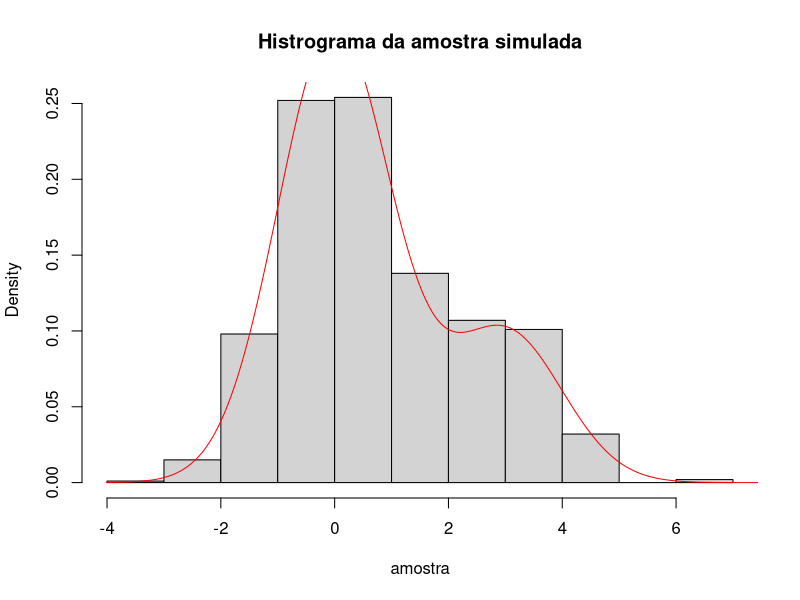
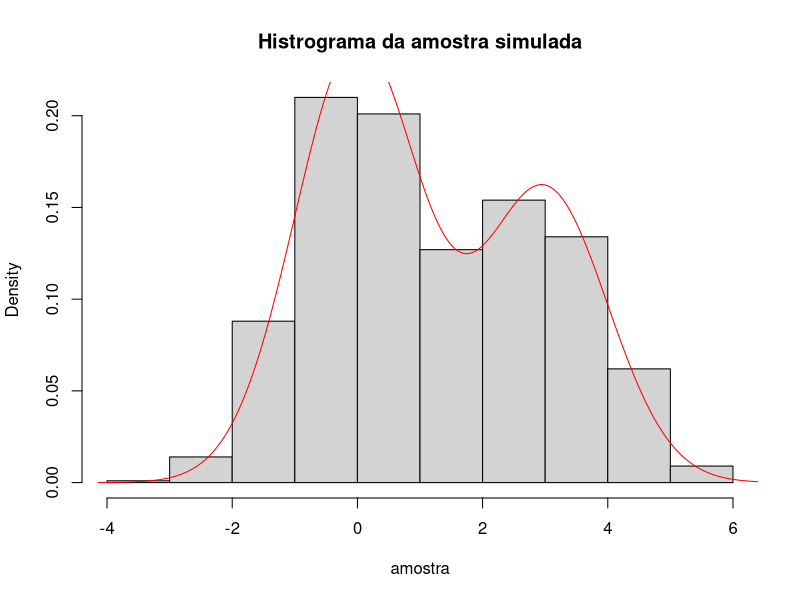
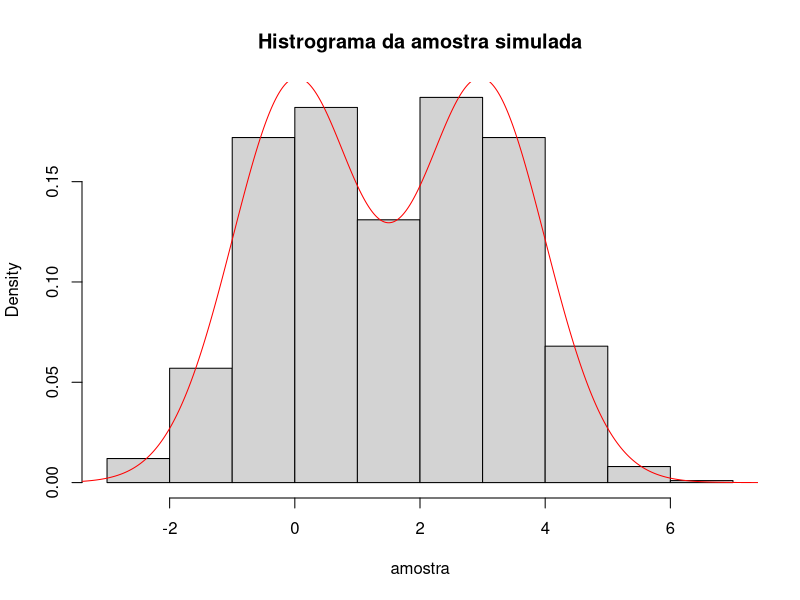

R code for these plots, in order:
########### Aula 1 - Ex 3 ##########
#3.11
set.seed(10)
################
rmixp = function(n, p) {
  u = rbinom(n, prob = p, size=1)
  x = rnorm(n)
  y = rnorm(n, 3, 1)
  c(x[u==1], y[u==0])
}

dmixp = function(x, p) {
  p*dnorm(x) + (1-p)*dnorm(x, 3, 1)
}


pl = function(p, n=1000) {
  amostra = rmixp(n, p)
  x = seq(min(amostra)-1, max(amostra)+1, 0.001)
  hist(amostra, freq = F, main="Histrograma da amostra simulada")
  lines(x, dmixp(x, p), col='red')
  
}


pl(p=0.75)
pl(p=0.6)
pl(p=0.5)

#mais próximo de p=0.5 -> maior bimodalidade

#3.12




########### Aula 1 - Ex 4 ##########

fross4.2 = function(q)
{
  U = runif(1)
  i = 0
  p = exp(-q)
  FP = p
  while(U >= FP)
  {
    p = (q*p)/(i+1)
    FP = FP + p
    i = i + 1
  }
  return(i)
}

rpoisson = function(n,q)
{
  X = rep(q,n)
  return(sapply(X,fross4.2))
}

########### Aula 1 - Ex 5 ##########

fross4h.1 = function(v)
{
  N = length(v) - 1
  i = as.numeric(names(sort(v[match(names(v[v < 1/N]),names(v))])[1]))
  z = v[i] + v[-i]
  j = as.numeric(names(sort(v[match(names(z[z >= 1/N]),names(v))]))[1])
  k = as.numeric(match(i,as.numeric(names(v))))
  q = N*v[k]
  q[2] = 1 - q
  names(q) = c(i,j)
  return(q)
}

fross4h.2 = function(p)
{
  q = list()
  N = length(p)
  t = N - 1
  for(j in 1:(N-2))
  {
    q[[j]] = fross4h.1(p)
    i = match(names(q[[j]]),names(p))
    c = (1/t)*q[[j]]
    p[i[1]] = p[i[1]] - c[1]
    p[i[2]] = p[i[2]] - c[2]
    p = p[-which(p == 0)]*(t/(t-1))
    t = t - 1
  }
  q[[j+1]] = p
  return(q)
}

fross4h.3 = function(q,p)
{
  n = length(p)
  N = ceiling((n-1)*runif(1))
  u = runif(1)
  g = as.numeric((names(q[[N]])))
  x = ifelse(u<as.numeric(q[[N]][1]),g[1],g[2])
  return(x)
}

rmultimix = function(n,p)
{
  names(p) = 1:length(p)
  q = fross4h.2(p)
  x = replicate(n,fross4h.3(q,p))
  return(x)
}

